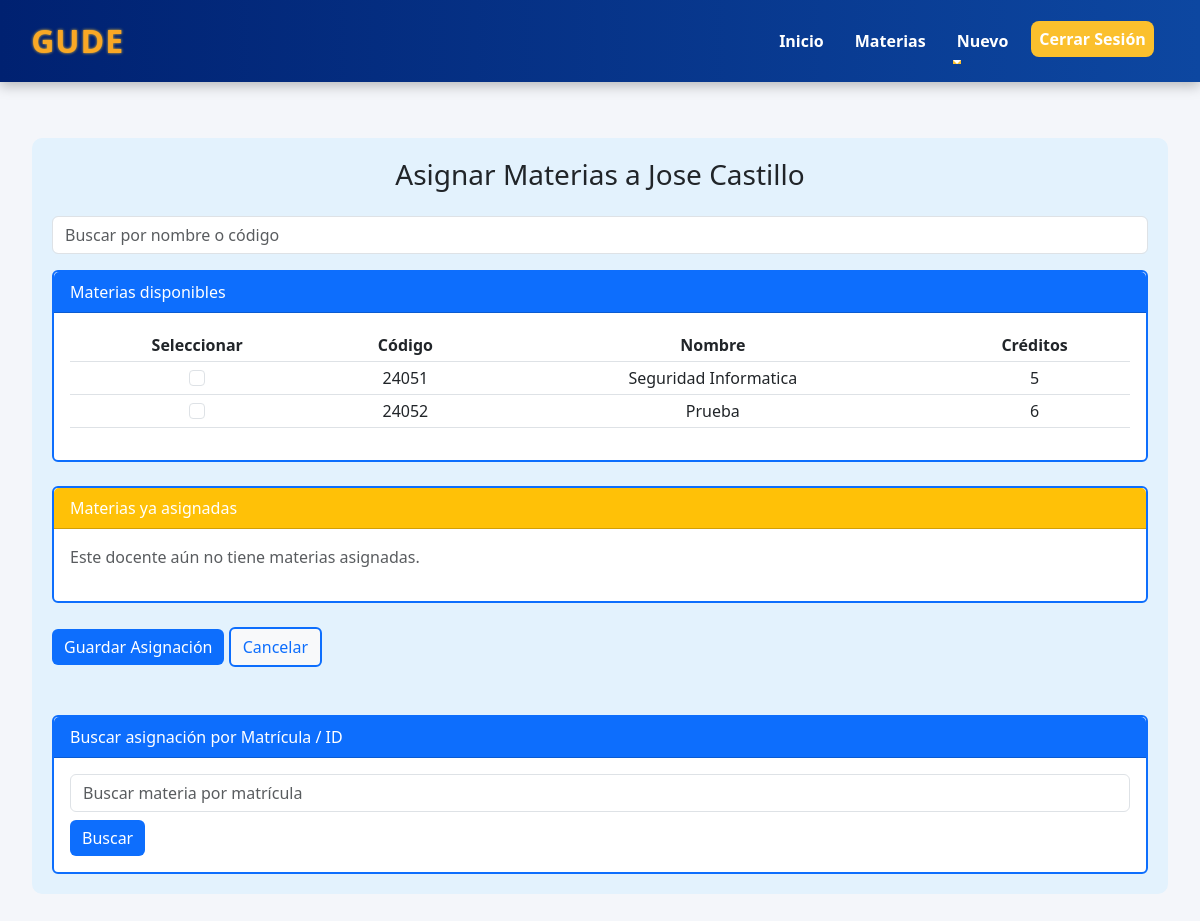
/asignarMaterias/0001/, run on an earlier commit of the app's database.
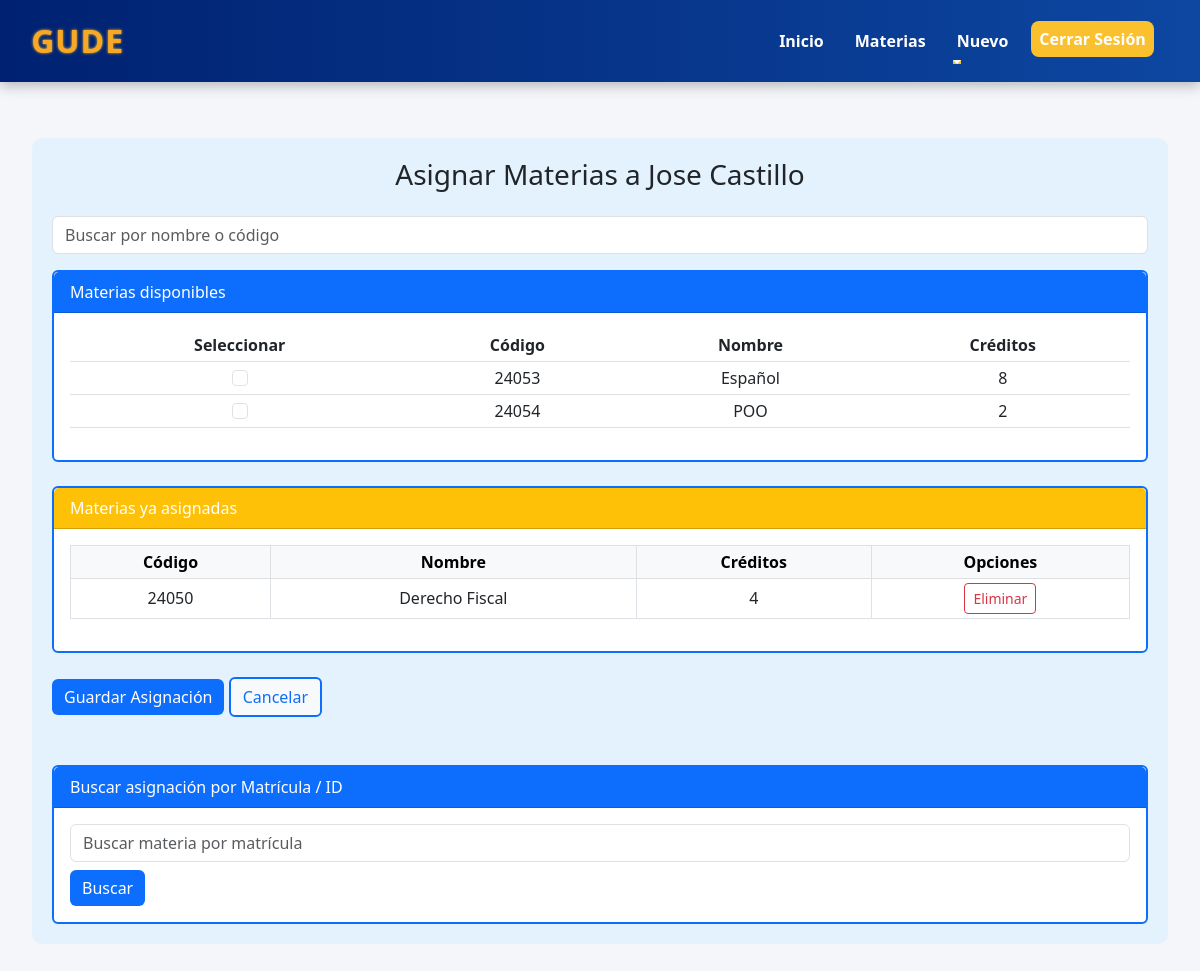
And on a later commit of the database.
### Aplicaciones/General/models.py (models this page shows, shortened)
class Curso(models.Model):
    codigo = models.CharField(primary_key=True, max_length=6)
    nombre = models.CharField(max_length=50)
    creditos = models.PositiveSmallIntegerField()

### Aplicaciones/General/views.py (the view, shortened to what this page needs)
# urls.py: path('asignarMaterias/<str:docente_id>/', views.asignarMaterias, name='asignarMaterias'),
def asignarMaterias(request, docente_id):
    docente = get_object_or_404(Docente, pk=docente_id)
    cursos_asignados_a_otros = Curso.objects.filter(docentes__isnull=False).exclude(docentes=docente).distinct()
    cursos_asignados_al_docente = docente.cursos.all()
    cursos_disponibles = Curso.objects.exclude(
        codigo__in=cursos_asignados_a_otros.values_list('codigo', flat=True)
    ).exclude(
        codigo__in=cursos_asignados_al_docente.values_list('codigo', flat=True)
    )
    resultado_busqueda = None
    context = {
        'docente': docente,
        'cursos': cursos_disponibles,
        'cursos_docente': cursos_asignados_al_docente,
        'resultado_busqueda': resultado_busqueda,
    }
    return render(request, 'asignarMaterias.html', context)

### Aplicaciones/General/templates/asignarMaterias.html (shortened to what this page needs)
{% extends './base.html' %}
{% block body %}
<div class="container mt-4" style="background-color: #e3f2fd; padding: 20px; border-radius: 10px;">
    <h3 class="text-center text-dark mb-4">Asignar Materias a {{ docente.nombre }}</h3>
    <form method="post">
        <div class="form-group mb-3">
            <input type="text" id="filtroMaterias" class="form-control" placeholder="Buscar por nombre o código">
        </div>
        <div class="card mb-4 border-blue">
            <div class="card-header text-white" style="background-color: #0d6efd;">
                Materias disponibles
            </div>
            <div class="card-body table-responsive">
                <table class="table table-sm table-hover" id="tablaMaterias">
                    <thead>
                        <tr>
                            <th>Seleccionar</th>
                            <th>Código</th>
                            <th>Nombre</th>
                            <th>Créditos</th>
                        </tr>
                    </thead>
                    <tbody>
                        {% for curso in cursos %}
                        <tr>
                            <td><input class="form-check-input" type="checkbox" name="cursos" value="{{ curso.codigo }}"></td>
                            <td>{{ curso.codigo }}</td>
                            <td>{{ curso.nombre }}</td>
                            <td>{{ curso.creditos }}</td>
                        </tr>
                        {% empty %}
                        <tr><td colspan="4" class="text-center">No hay materias disponibles para asignar</td></tr>
                        {% endfor %}
                    </tbody>
                </table>
            </div>
        </div>
        <div class="card mb-4 border-blue">
            <div class="card-header text-white" style="background-color: #ffc107;">
                Materias ya asignadas
            </div>
            <div class="card-body table-responsive">
                {% if cursos_docente %}
                <table class="table table-sm table-bordered">
                    <thead class="table-light">
                        <tr>
                            <th>Código</th>
                            <th>Nombre</th>
                            <th>Créditos</th>
                            <th>Opciones</th>
                        </tr>
                    </thead>
                    <tbody>
                        {% for curso in cursos_docente %}
                        <tr>
                            <td>{{ curso.codigo }}</td>
                            <td>{{ curso.nombre }}</td>
                            <td>{{ curso.creditos }}</td>
                            <td>
                                <a href="{% url 'desasignar_materia' docente.id curso.codigo %}" class="btn btn-outline-danger btn-sm">Eliminar</a>
                            </td>
                        </tr>
                        {% endfor %}
                    </tbody>
                </table>
                {% else %}
                <p class="text-muted">Este docente aún no tiene materias asignadas.</p>
                {% endif %}
            </div>
        </div>
        <div class="mb-4">
            <button type="submit" class="btn btn-blue">Guardar Asignación</button>
            <a href="{% url 'nuevodocente' %}" class="btn btn-light border-blue">Cancelar</a>
        </div>
    </form>
    <div class="card mt-5 border-blue">
        <div class="card-header text-white" style="background-color: #0d6efd;">
            Buscar asignación por Matrícula / ID
        </div>
        <div class="card-body">
            <form method="get">
                <input type="text" name="buscar" placeholder="Buscar materia por matrícula" class="form-control mb-2">
                <button type="submit" class="btn btn-blue">Buscar</button>
            </form>
        </div>
    </div>
</div>
{% endblock %}

What changed in the data, as far as the page shows it:
no longer on this page (row edited): Curso: codigo "24051", nombre "Seguridad Informatica", creditos "5", shown under "Asignar Materias a Jose Castillo"
no longer on this page (row edited): Curso: codigo "24052", nombre "Prueba", creditos "6", shown under "Asignar Materias a Jose Castillo"
added Curso: codigo "24053", nombre "Español", creditos "8", shown under "Asignar Materias a Jose Castillo"
added Curso: codigo "24054", nombre "POO", creditos "2", shown under "Asignar Materias a Jose Castillo"
added Curso: codigo "24050", nombre "Derecho Fiscal", creditos "4"
Also different on the page:
text no longer shown: "Este docente aún no tiene materias asignadas."
text now shown: "Código Nombre Créditos Opciones"
